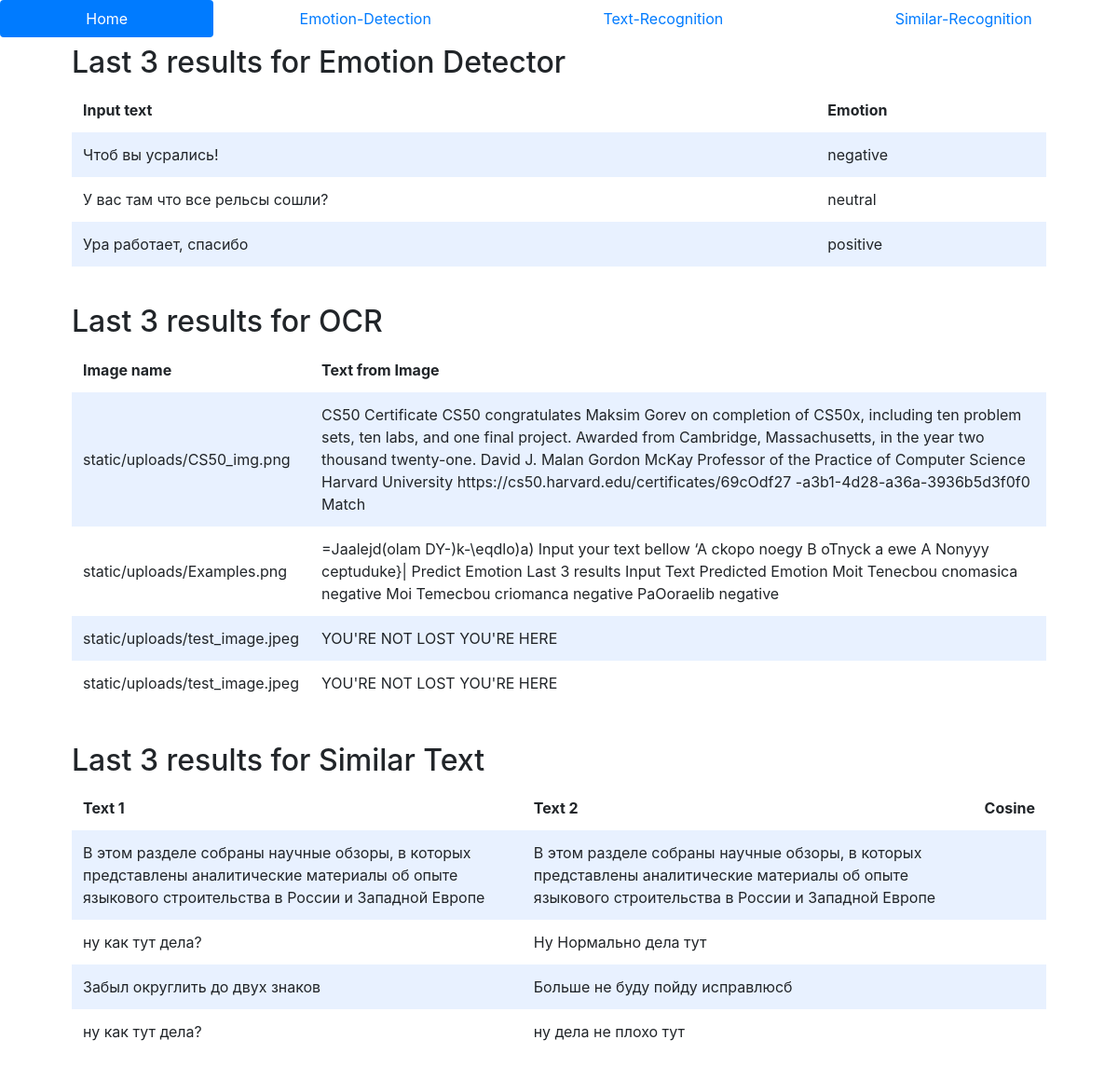
Before: / with the older database file.
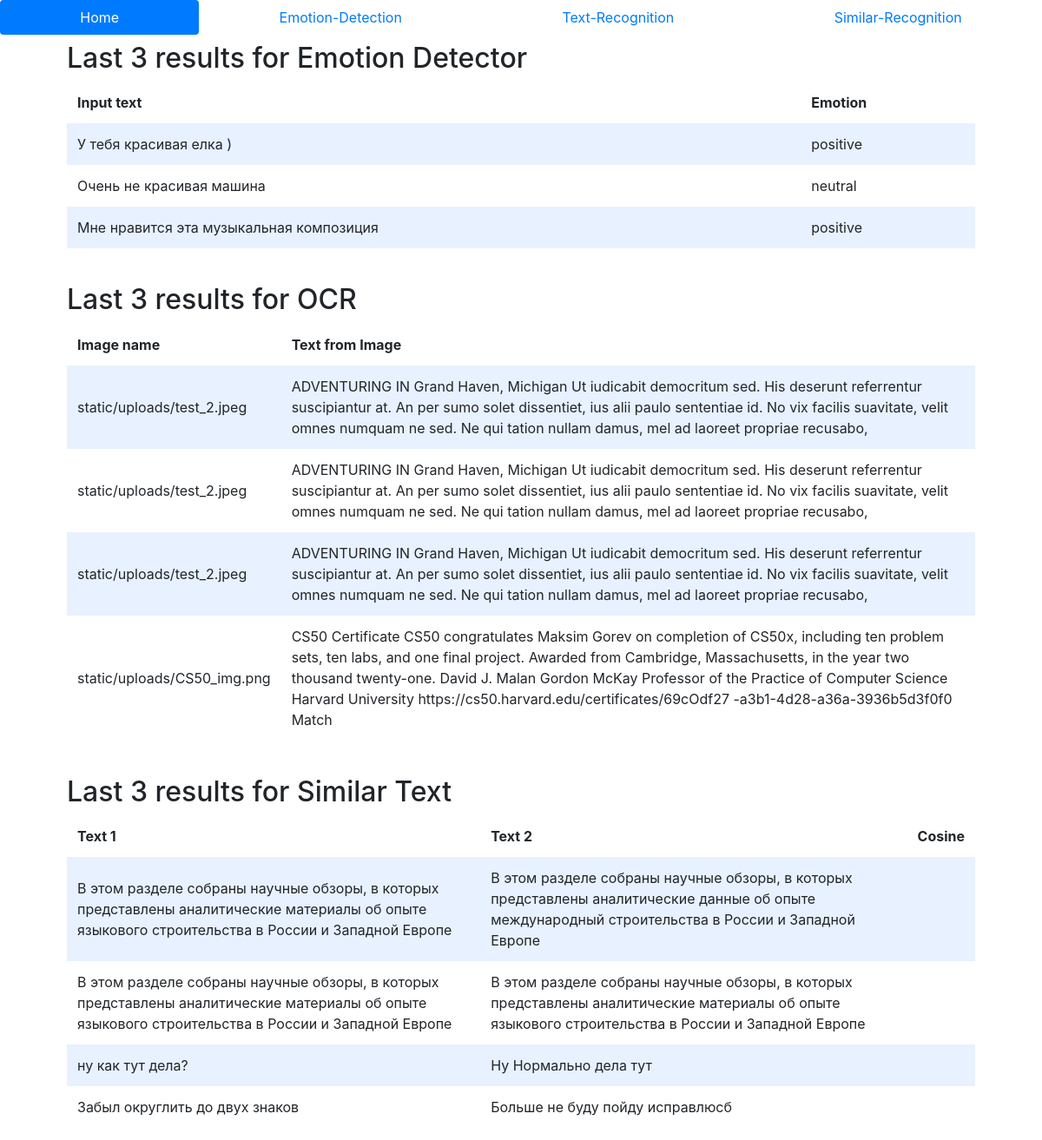
After: the same page with the newer database file.
### tables this page shows
CREATE TABLE emotion(id INTEGER PRIMARY KEY AUTOINCREMENT, input TEXT NOT NULL, output TEXT NOT NULL, score FLOAT NOT NULL);

CREATE TABLE image(id INTEGER PRIMARY KEY AUTOINCREMENT, image TEXT NOT NULL, text TECT NOT NULL);

CREATE TABLE similar(id INTEGER PRIMARY KEY AUTOINCREMENT, text_1 TEXT NOT NULL, text_2 TEXT NOT NULL, score FLOAT NOT NULL);

### app.py (the view)
@app.route("/")
def index():
    emotions = db.execute("SELECT * FROM emotion ORDER BY id DESC LIMIT 3")
    exctracted_txt = db.execute("SELECT * FROM image ORDER BY id DESC LIMIT 4")
    similar_texts = db.execute("SELECT * FROM similar ORDER BY id DESC LIMIT 4")
    return render_template("index.html",
                           emotions=emotions,
                           exctracted_txt=exctracted_txt,
                           similar_texts=similar_texts)

### app.py (called while the page is built)
@app.after_request
def after_request(response):
    response.headers["Cache-Control"] = "no-cache, no-store, must-revalidate"
    response.headers["Expires"] = 0
    response.headers["Pragma"] = "no-cache"
    return response

### templates/index.html (shortened to what this page needs)
<!DOCTYPE html>
<html lang="en">
    <head>
        <link rel="stylesheet" href="https://cdn.jsdelivr.net/npm/bootstrap@4.5.3/dist/css/bootstrap.min.css">
        <link href="static/styles.css" rel="stylesheet">
    </head>
    <body>
        <nav class="nav nav-pills nav-fill">
            <li class="nav-item">
                <a class="nav-link active" href="/">Home</a>
            </li>
            <li class="nav-item">
                <a class="nav-link" href="/emotion-detection">Emotion-Detection</a>
            </li>
            <li class="nav-item">
                <a class="nav-link" href="/text-recognition">Text-Recognition</a>
            </li>
            <li class="nav-item">
                <a class="nav-link" href="/similar-recognition">Similar-Recognition</a>
            </li>
        </nav>
        <div class="container">
            <div class="section">
                <h2>Last 3 results for Emotion Detector</h2>
                <table>
                    <thead>
                        <tr>
                            <th>Input text</th>
                            <th>Emotion</th>
                        </tr>
                    </thead>
                    <tbody>
                        {% for emotion in emotions %}
                            <tr>
                                <td>{{ emotion.input }}</td>
                                <td>{{ emotion.output }}</td>
                            </tr>
                        {% endfor %}
                    </tbody>
                </table>
            </div>
            <div class="section">
                <h2>Last 3 results for OCR</h2>
                <table>
                    <thead>
                        <tr>
                            <th>Image name</th>
                            <th>Text from Image</th>
                        </tr>
                    </thead>
                    <tbody>
                        {% for text_image in exctracted_txt %}
                            <tr>
                                <td>{{ text_image.image }}</td>
                                <td>{{ text_image.text }}</td>
                            </tr>
                        {% endfor %}
                    </tbody>
                </table>
            </div>
            <div class="section">
                <h2>Last 3 results for Similar Text</h2>
                <table>
                    <thead>
                        <tr>
                            <th>Text 1</th>
                            <th>Text 2</th>
                            <th>Cosine</th>
                        </tr>
                    </thead>
                    <tbody>
                        {% for similar in similar_texts %}
                            <tr>
                                <td>{{ similar.text_1 }}</td>
                                <td>{{ similar.text_2 }}</td>
                                <td>{{ similar.text_3 }}</td>
                            </tr>
                        {% endfor %}
                    </tbody>
                </table>
            </div>
        </div>
    </body>
</html>

Changed rows visible on the page:
no longer on this page (row unchanged): emotion: input "Чтоб вы усрались!", output "negative"
no longer on this page (row unchanged): emotion: input "У вас там что все рельсы сошли?", output "neutral"
no longer on this page (row unchanged): emotion: input "Ура работает, спасибо", output "positive"
no longer on this page (row unchanged): image: image "static/uploads/Examples.png", text "=Jaalejd(olam DY-)k-\\eqdlo)a) Input your text bellow ‘A ckopo noegy B oTnyck a ewe A Nonyyy ceptuduke}| Predict Emotion Last 3 results Input Text Predicted Emotion Moit Tenecbou cnomasica negative Moi Temecbou criomanca negative PaOoraelib negative"
no longer on this page (row unchanged): image: image "static/uploads/test_image.jpeg", text "YOU'RE NOT LOST YOU'RE HERE"
no longer on this page (row unchanged): image: image "static/uploads/test_image.jpeg", text "YOU'RE NOT LOST YOU'RE HERE"
no longer on this page (row unchanged): similar: text_1 "ну как тут дела?", text_2 "ну дела не плохо тут"
added emotion: input "У тебя красивая елка )", output "positive"
added emotion: input "Очень не красивая машина", output "neutral"
added emotion: input "Мне нравится эта музыкальная композиция", output "positive"
added image: image "static/uploads/test_2.jpeg", text "ADVENTURING IN Grand Haven, Michigan Ut iudicabit democritum sed. His deserunt referrentur suscipiantur at. An per sumo solet dissentiet, ius alii paulo sententiae id. No vix facilis suavitate, velit omnes numquam ne sed. Ne qui tation nullam damus, mel ad laoreet propriae recusabo,"
added image: image "static/uploads/test_2.jpeg", text "ADVENTURING IN Grand Haven, Michigan Ut iudicabit democritum sed. His deserunt referrentur suscipiantur at. An per sumo solet dissentiet, ius alii paulo sententiae id. No vix facilis suavitate, velit omnes numquam ne sed. Ne qui tation nullam damus, mel ad laoreet propriae recusabo,"
added image: image "static/uploads/test_2.jpeg", text "ADVENTURING IN Grand Haven, Michigan Ut iudicabit democritum sed. His deserunt referrentur suscipiantur at. An per sumo solet dissentiet, ius alii paulo sententiae id. No vix facilis suavitate, velit omnes numquam ne sed. Ne qui tation nullam damus, mel ad laoreet propriae recusabo,"
added similar: text_1 "В этом разделе собраны научные обзоры, в которых представлены аналитические материалы об опыте языкового строительства в России и Западной Европе", text_2 "В этом разделе собраны научные обзоры, в которых представлены аналитические данные об опыте международный строительства в России и Западной Европе"
